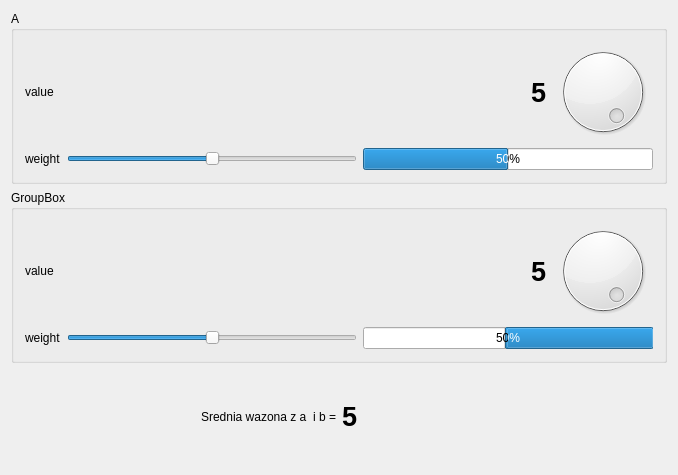
<?xml version="1.0" encoding="UTF-8"?>
<ui version="4.0">
 <class>SredniaWidget</class>
 <widget class="QWidget" name="SredniaWidget">
  <property name="geometry">
   <rect>
    <x>0</x>
    <y>0</y>
    <width>678</width>
    <height>475</height>
   </rect>
  </property>
  <property name="windowTitle">
   <string>SredniaWidget</string>
  </property>
  <layout class="QVBoxLayout" name="verticalLayout_3">
   <item>
    <widget class="QGroupBox" name="groupBox">
     <property name="title">
      <string>A</string>
     </property>
     <layout class="QVBoxLayout" name="verticalLayout">
      <item>
       <layout class="QHBoxLayout" name="horizontalLayout">
        <item>
         <widget class="QLabel" name="label_2">
          <property name="text">
           <string>value</string>
          </property>
         </widget>
        </item>
        <item>
         <spacer name="horizontalSpacer">
          <property name="orientation">
           <enum>Qt::Horizontal</enum>
          </property>
          <property name="sizeHint" stdset="0">
           <size>
            <width>40</width>
            <height>20</height>
           </size>
          </property>
         </spacer>
        </item>
        <item>
         <widget class="QLabel" name="valueLabelA">
          <property name="font">
           <font>
            <pointsize>20</pointsize>
            <weight>75</weight>
            <bold>true</bold>
           </font>
          </property>
          <property name="text">
           <string>5</string>
          </property>
         </widget>
        </item>
        <item>
         <widget class="QDial" name="valueDialA">
          <property name="maximum">
           <number>5</number>
          </property>
          <property name="value">
           <number>5</number>
          </property>
         </widget>
        </item>
       </layout>
      </item>
      <item>
       <layout class="QHBoxLayout" name="horizontalLayout_2">
        <item>
         <widget class="QLabel" name="label_3">
          <property name="text">
           <string>weight</string>
          </property>
         </widget>
        </item>
        <item>
         <widget class="QSlider" name="weightSliderA">
          <property name="maximum">
           <number>100</number>
          </property>
          <property name="value">
           <number>50</number>
          </property>
          <property name="orientation">
           <enum>Qt::Horizontal</enum>
          </property>
         </widget>
        </item>
        <item>
         <widget class="QProgressBar" name="weightBarA">
          <property name="value">
           <number>50</number>
          </property>
         </widget>
        </item>
       </layout>
      </item>
     </layout>
    </widget>
   </item>
   <item>
    <widget class="QGroupBox" name="groupBox_2">
     <property name="title">
      <string>GroupBox</string>
     </property>
     <layout class="QVBoxLayout" name="verticalLayout_2">
      <item>
       <layout class="QHBoxLayout" name="horizontalLayout_3">
        <item>
         <widget class="QLabel" name="label">
          <property name="text">
           <string>value</string>
          </property>
         </widget>
        </item>
        <item>
         <spacer name="horizontalSpacer_2">
          <property name="orientation">
           <enum>Qt::Horizontal</enum>
          </property>
          <property name="sizeHint" stdset="0">
           <size>
            <width>40</width>
            <height>20</height>
           </size>
          </property>
         </spacer>
        </item>
        <item>
         <widget class="QLabel" name="valueLabelB">
          <property name="font">
           <font>
            <pointsize>20</pointsize>
            <weight>75</weight>
            <bold>true</bold>
           </font>
          </property>
          <property name="text">
           <string>5</string>
          </property>
         </widget>
        </item>
        <item>
         <widget class="QDial" name="valueDialB">
          <property name="maximum">
           <number>5</number>
          </property>
          <property name="value">
           <number>5</number>
          </property>
         </widget>
        </item>
       </layout>
      </item>
      <item>
       <layout class="QHBoxLayout" name="horizontalLayout_4">
        <item>
         <widget class="QLabel" name="label_5">
          <property name="text">
           <string>weight</string>
          </property>
         </widget>
        </item>
        <item>
         <widget class="QSlider" name="weightSliderB">
          <property name="maximum">
           <number>100</number>
          </property>
          <property name="value">
           <number>50</number>
          </property>
          <property name="orientation">
           <enum>Qt::Horizontal</enum>
          </property>
         </widget>
        </item>
        <item>
         <widget class="QProgressBar" name="weightProgresB">
          <property name="value">
           <number>50</number>
          </property>
          <property name="invertedAppearance">
           <bool>true</bool>
          </property>
         </widget>
        </item>
       </layout>
      </item>
     </layout>
    </widget>
   </item>
   <item>
    <layout class="QHBoxLayout" name="horizontalLayout_5">
     <item>
      <widget class="QLabel" name="label_6">
       <property name="text">
        <string>Srednia wazona z a  i b =</string>
       </property>
       <property name="alignment">
        <set>Qt::AlignRight|Qt::AlignTrailing|Qt::AlignVCenter</set>
       </property>
      </widget>
     </item>
     <item>
      <widget class="QLabel" name="sredniaLabel">
       <property name="font">
        <font>
         <pointsize>20</pointsize>
         <weight>75</weight>
         <bold>true</bold>
        </font>
       </property>
       <property name="text">
        <string>5</string>
       </property>
      </widget>
     </item>
    </layout>
   </item>
  </layout>
 </widget>
 <layoutdefault spacing="6" margin="11"/>
 <resources/>
 <connections>
  <connection>
   <sender>valueDialA</sender>
   <signal>sliderMoved(int)</signal>
   <receiver>valueLabelA</receiver>
   <slot>setNum(int)</slot>
   <hints>
    <hint type="sourcelabel">
     <x>608</x>
     <y>91</y>
    </hint>
    <hint type="destinationlabel">
     <x>542</x>
     <y>88</y>
    </hint>
   </hints>
  </connection>
  <connection>
   <sender>valueDialB</sender>
   <signal>sliderMoved(int)</signal>
   <receiver>valueLabelB</receiver>
   <slot>setNum(int)</slot>
   <hints>
    <hint type="sourcelabel">
     <x>608</x>
     <y>273</y>
    </hint>
    <hint type="destinationlabel">
     <x>543</x>
     <y>269</y>
    </hint>
   </hints>
  </connection>
  <connection>
   <sender>weightSliderB</sender>
   <signal>sliderMoved(int)</signal>
   <receiver>weightProgresB</receiver>
   <slot>setValue(int)</slot>
   <hints>
    <hint type="sourcelabel">
     <x>256</x>
     <y>340</y>
    </hint>
    <hint type="destinationlabel">
     <x>400</x>
     <y>337</y>
    </hint>
   </hints>
  </connection>
  <connection>
   <sender>weightSliderA</sender>
   <signal>sliderMoved(int)</signal>
   <receiver>weightBarA</receiver>
   <slot>setValue(int)</slot>
   <hints>
    <hint type="sourcelabel">
     <x>268</x>
     <y>160</y>
    </hint>
    <hint type="destinationlabel">
     <x>415</x>
     <y>160</y>
    </hint>
   </hints>
  </connection>
 </connections>
</ui>
